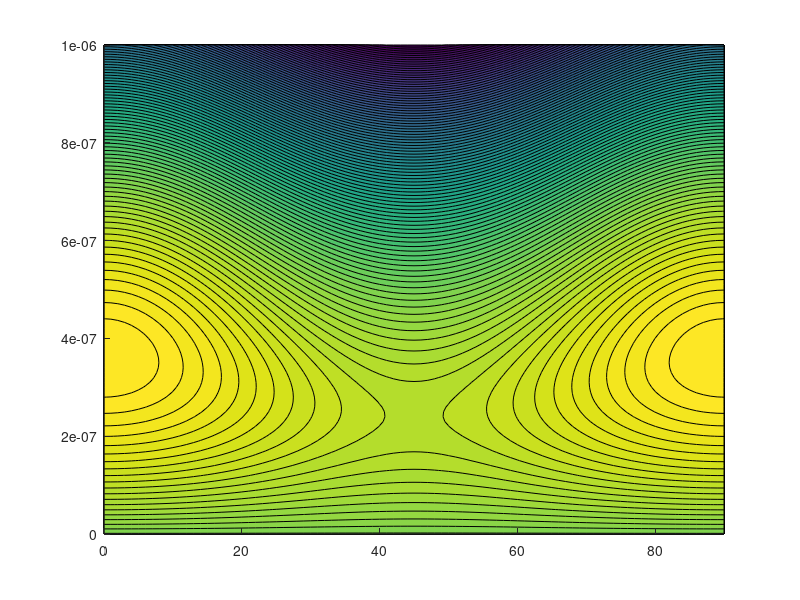

The MATLAB source for this figure: (Note: this script raises an error after producing the figure.)
clc; clear; close all;
dGv=1e6; % 단위부피당구동력변화
gam0=0.3; % 단위면적당계면에너지
alpha=0.2;
R=[0:1e-8:1e-6]; % R의반지름0~1e-6까지1e-9간격으로데이터생성
degree=[0:1:90];
imax=numel(R); % R의데이터의수를imax로저장
dmax=numel(degree);
for i=1:imax
for j=1:dmax
radian=degree(j)*pi/180;
gam=gam0*( 1+alpha*cos(4*radian) );
vol(i)=pi*R(i)^2*-dGv;
inter(i,j)=2*pi*R(i)*gam;
dG(i,j)=vol(i)+inter(i,j);
end
end
hold on;
contourf(degree,R,dG,100,'edgecolor','none');
%contourf(R,degree,dG',100,'edgecolor','none');
%contourf(dG);
%contourf(dG,100);
%contourf(dG,100,'edgecolor','none');
colormap(jet);
%axis off;
colorbar('FontSize',10);
xlabel('Degree','fontsize',20);
ylabel('반지름(m)','fontsize',20);
title('핵생성시자유에너지변화','fontsize',20);
pbaspect([1 1 1]);
%xlim([0 90]);
%ylim([0 1e-6]);